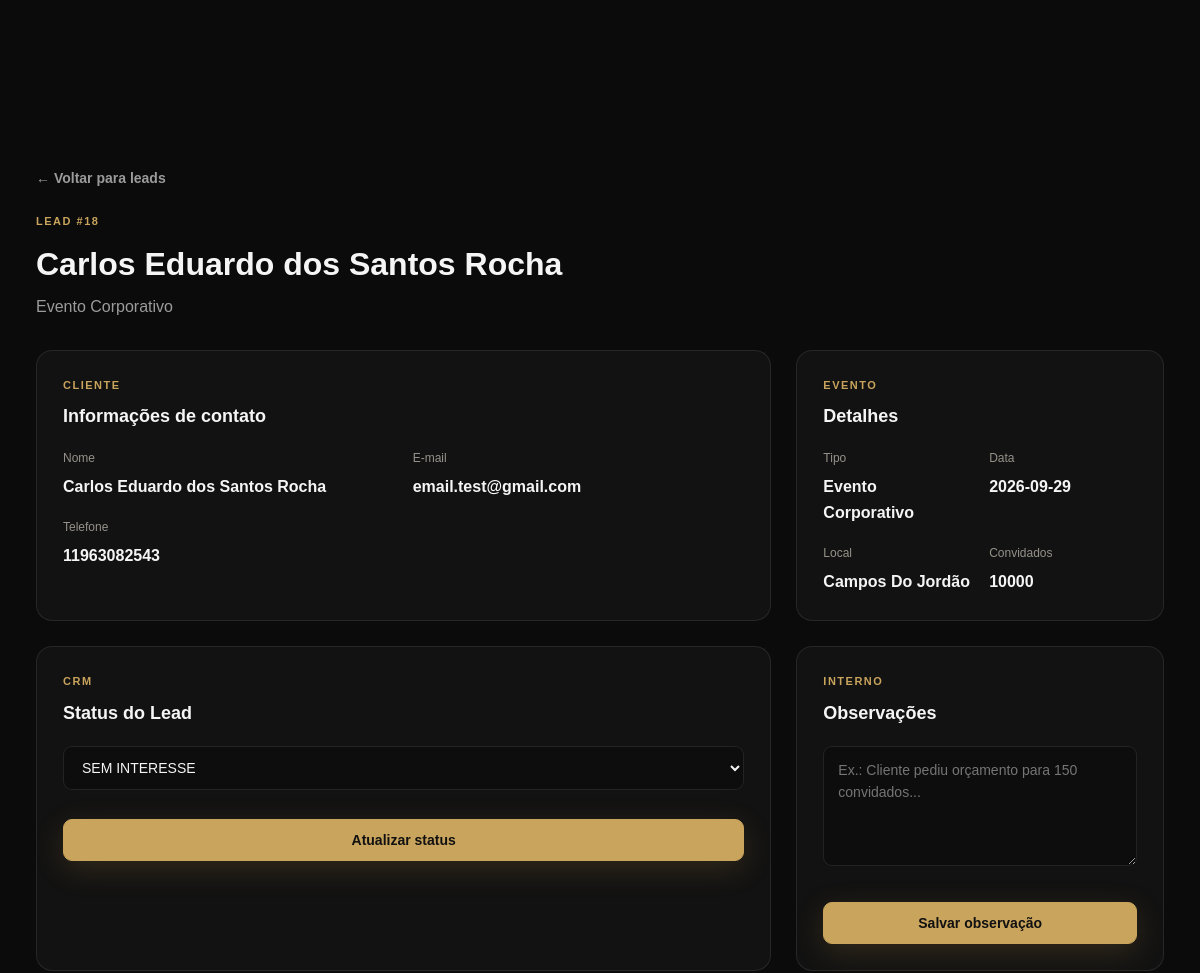
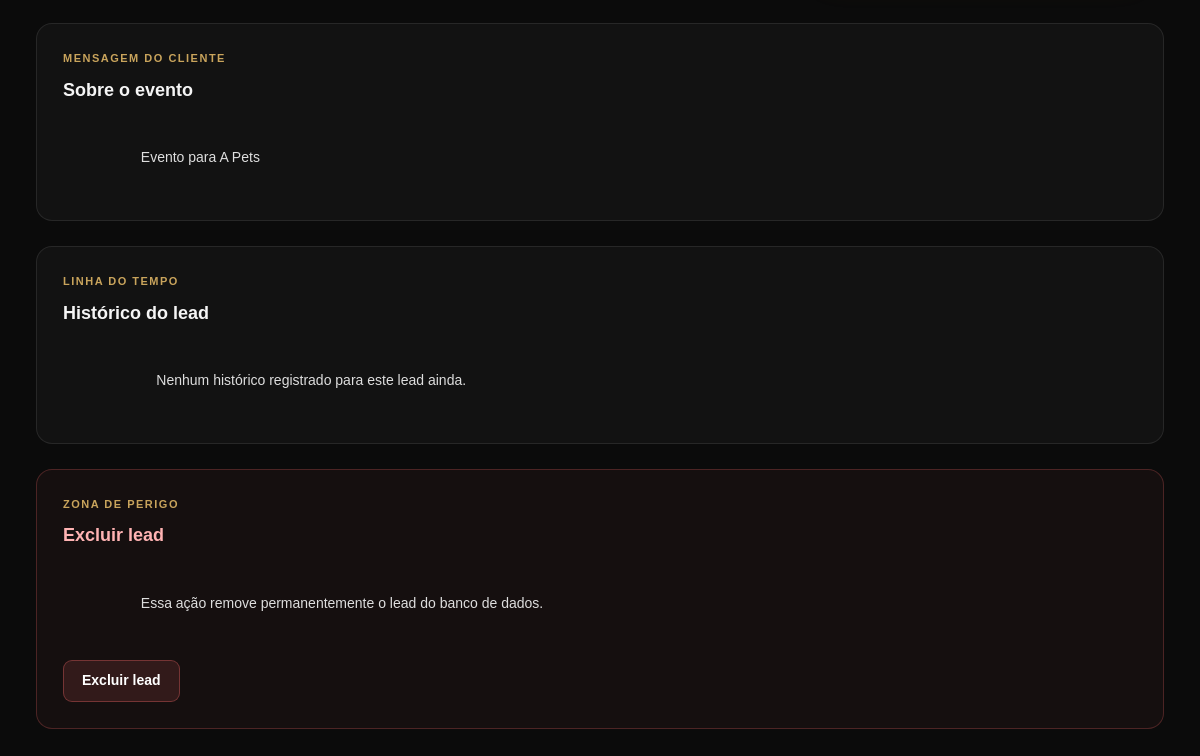
Page /admin/leads/18 (signed in) on the earlier database version (2 pictures, top to bottom).
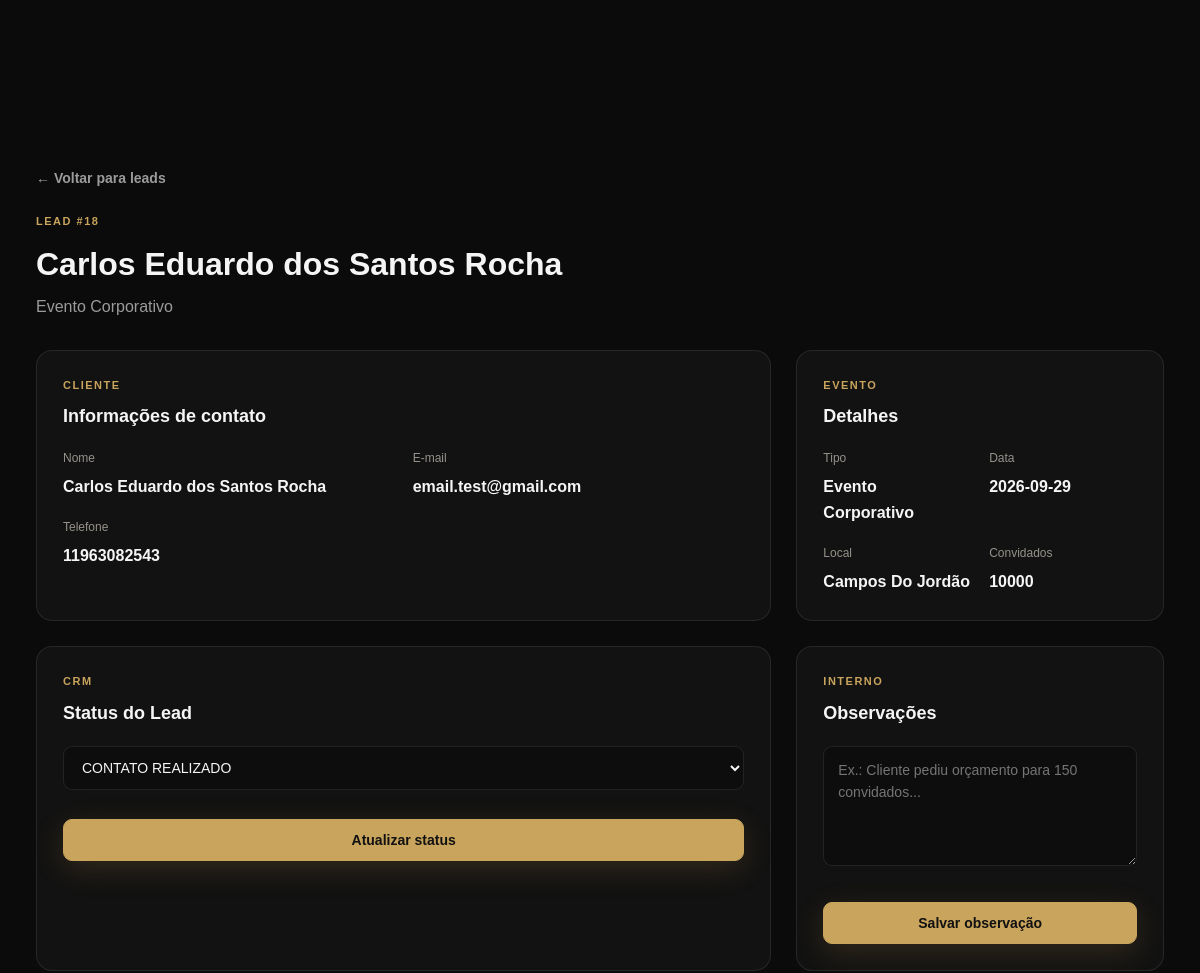
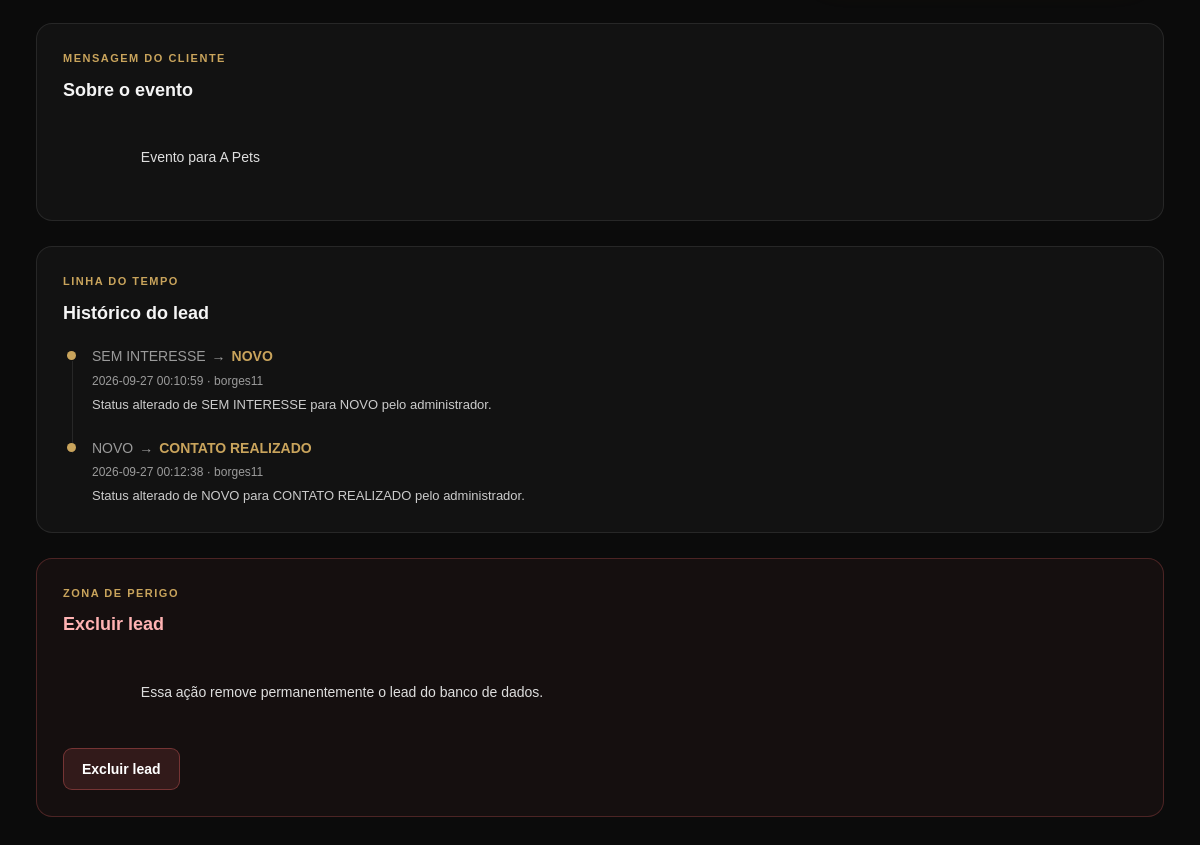
Same page on the later database version (2 pictures, top to bottom).
### tables this page shows
CREATE TABLE leads (

            id INTEGER PRIMARY KEY AUTOINCREMENT,

            name TEXT NOT NULL,

            email TEXT NOT NULL,

            phone TEXT NOT NULL,

            event_type TEXT NOT NULL,

            event_date TEXT,

            event_location TEXT,

            guest_count INTEGER,

            details TEXT,

            status TEXT NOT NULL DEFAULT 'NOVO',

            created_at TIMESTAMP DEFAULT CURRENT_TIMESTAMP

        , notes TEXT, event_time TEXT, availability_id INTEGER);

CREATE TABLE leads_history (
        id INTEGER PRIMARY KEY AUTOINCREMENT,

        lead_id INTEGER NOT NULL,

        old_status TEXT,
        new_status TEXT NOT NULL,

        changed_by TEXT,

        description TEXT,

        created_at TIMESTAMP DEFAULT CURRENT_TIMESTAMP
    );

### routes/admin.py (the view, shortened to what this page needs)
@admin_bp.route("/leads/<int:lead_id>")
@login_required
def lead_detail(lead_id):
    connection = get_connection()
    try:
        lead = connection.execute("""
            SELECT *
            FROM leads
            WHERE id = ?
        """, (lead_id,)).fetchone()
    finally:
        connection.close()
    lead_history = get_lead_history(lead_id)
    return render_template(
        "admin/lead.html",
        lead=lead,
        lead_history=lead_history
    )

### auth_utils.py (called while the page is built, shortened)
def login_required(view):
    @wraps(view)
    def wrapped_view(*args, **kwargs):
        return view(*args, **kwargs)
    return wrapped_view

### database/database.py (called while the page is built)
def get_connection():
    connection = sqlite3.connect(DATABASE)
    connection.row_factory = sqlite3.Row
    return connection

### database/history.py (called while the page is built)
def get_lead_history(lead_id):
    connection = get_connection()
    history = connection.execute("""
        SELECT *
        FROM leads_history
        WHERE lead_id = ?
        ORDER BY created_at ASC
    """, (
        lead_id,
    )).fetchall()
    connection.close()
    return history

### templates/admin/lead.html (shortened to what the changed rows need)
{% extends "base.html" %}
{% block content %}
<section class="admin-page">
    <div class="admin-container">
        <div class="lead-detail-header">
            <div>
                <span class="admin-label">
                    LEAD #{{ lead["id"] }}
                </span>
                <h1>
                    {{ lead["name"] }}
                </h1>
                <p>
                    {{ lead["event_type"] }}
                </p>
            </div>
        </div>
        <div class="lead-detail-grid">
            <div class="lead-card">
                <h2>
                    Informações de contato
                </h2>
                <div class="lead-info">
                    <div>
                        <span>Nome</span>
                        <strong>
                            {{ lead["name"] }}
                        </strong>
                    </div>
                    <div>
                        <span>E-mail</span>
                        <strong>
                            {{ lead["email"] }}
                        </strong>
                    </div>
                    <div>
                        <span>Telefone</span>
                        <strong>
                            {{ lead["phone"] }}
                        </strong>
                    </div>
                </div>
            </div>
            <div class="lead-card">
                <h2>
                    Detalhes
                </h2>
                <div class="lead-info">
                    <div>
                        <span>Tipo</span>
                        <strong>
                            {{ lead["event_type"] }}
                        </strong>
                    </div>
                    <div>
                        <span>Data</span>
                        <strong>
                            {{ lead["event_date"] or "Não informado" }}
                        </strong>
                    </div>
                    <div>
                        <span>Local</span>
                        <strong>
                            {{ lead["event_location"] or "Não informado" }}
                        </strong>
                    </div>
                    <div>
                        <span>Convidados</span>
                        <strong>
                            {{ lead["guest_count"] or "Não informado" }}
                        </strong>
                    </div>
                </div>
            </div>
            <div class="lead-card">
                <h2>
                    Status do Lead
                </h2>
                <form method="POST" action="{{ url_for(
                        'admin.update_status',
                        lead_id=lead['id']
                    ) }}">
                    <select name="status" class="admin-select">
                        <option value="CONTATO REALIZADO" {% if lead["status"]=="CONTATO REALIZADO" %} selected {% endif
                            %}>
                            CONTATO REALIZADO
                        </option>
                        <option value="SEM INTERESSE" {% if lead["status"]=="SEM INTERESSE" %} selected {% endif %}>
                            SEM INTERESSE
                        </option>
                    </select>
                    <button type="submit" class="btn btn-primary admin-action-button">
                        Atualizar status
                    </button>
                </form>
            </div>
            <div class="lead-card">
                <h2>
                    Observações
                </h2>
            </div>
            <div class="lead-card lead-card-full">
                <span class="admin-label">
                    MENSAGEM DO CLIENTE
                </span>
                <h2>
                    Sobre o evento
                </h2>
                <p class="lead-description">
                    {{ lead["details"] or "Nenhum detalhe informado." }}
                </p>
            </div>
            <div class="lead-card lead-card-full">
                <span class="admin-label">
                    LINHA DO TEMPO
                </span>
                <h2>
                    Histórico do lead
                </h2>
                {% if lead_history %}
                    <ul class="lead-timeline">
                        {% for entry in lead_history %}
                            <li class="lead-timeline-item">
                                <div class="lead-timeline-dot"></div>
                                <div class="lead-timeline-content">
                                    <div class="lead-timeline-status">
                                        {% if entry["old_status"] %}
                                            <span class="lead-timeline-old">
                                                {{ entry["old_status"] }}
                                            </span>
                                            <span class="lead-timeline-arrow">→</span>
                                        {% endif %}
                                        <span class="lead-timeline-new">
                                            {{ entry["new_status"] }}
                                        </span>
                                    </div>
                                    <div class="lead-timeline-meta">
                                        {{ entry["created_at"] }}
                                        {% if entry["changed_by"] %}
                                            · {{ entry["changed_by"] }}
                                        {% else %}
                                            · formulário público
                                        {% endif %}
                                    </div>
                                    {% if entry["description"] %}
                                        <div class="lead-timeline-description">
                                            {{ entry["description"] }}
                                        </div>
                                    {% endif %}
                                </div>
                            </li>
                        {% endfor %}
                    </ul>
                {% else %}
                    <p class="lead-description">
                        Nenhum histórico registrado para este lead ainda.
                    </p>
                {% endif %}
            </div>
            <div class="lead-card lead-card-full danger-card">
                <h2>
                    Excluir lead
                </h2>
            </div>
        </div>
    </div>
</section>
{% endblock %}

Differences in the rows shown:
changed leads "Carlos Eduardo dos Santos Rocha": status "SEM INTERESSE" → "CONTATO REALIZADO"
added leads_history: old_status "SEM INTERESSE", new_status "NOVO", created_at "2026-09-27 00:10:59", changed_by "borges11", description "Status alterado de SEM INTERESSE para NOVO pelo administrador."
added leads_history: old_status "NOVO", new_status "CONTATO REALIZADO", created_at "2026-09-27 00:12:38", changed_by "borges11", description "Status alterado de NOVO para CONTATO REALIZADO pelo administrador."
Other differences:
text no longer shown: "Nenhum histórico registrado para este lead ainda."
